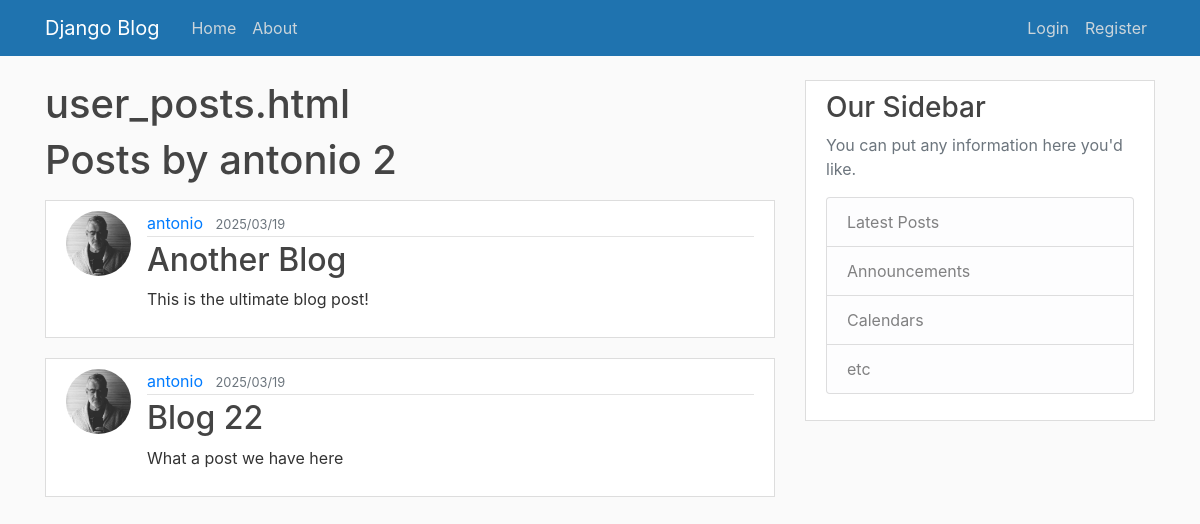
Before: /user/antonio with the older database file.
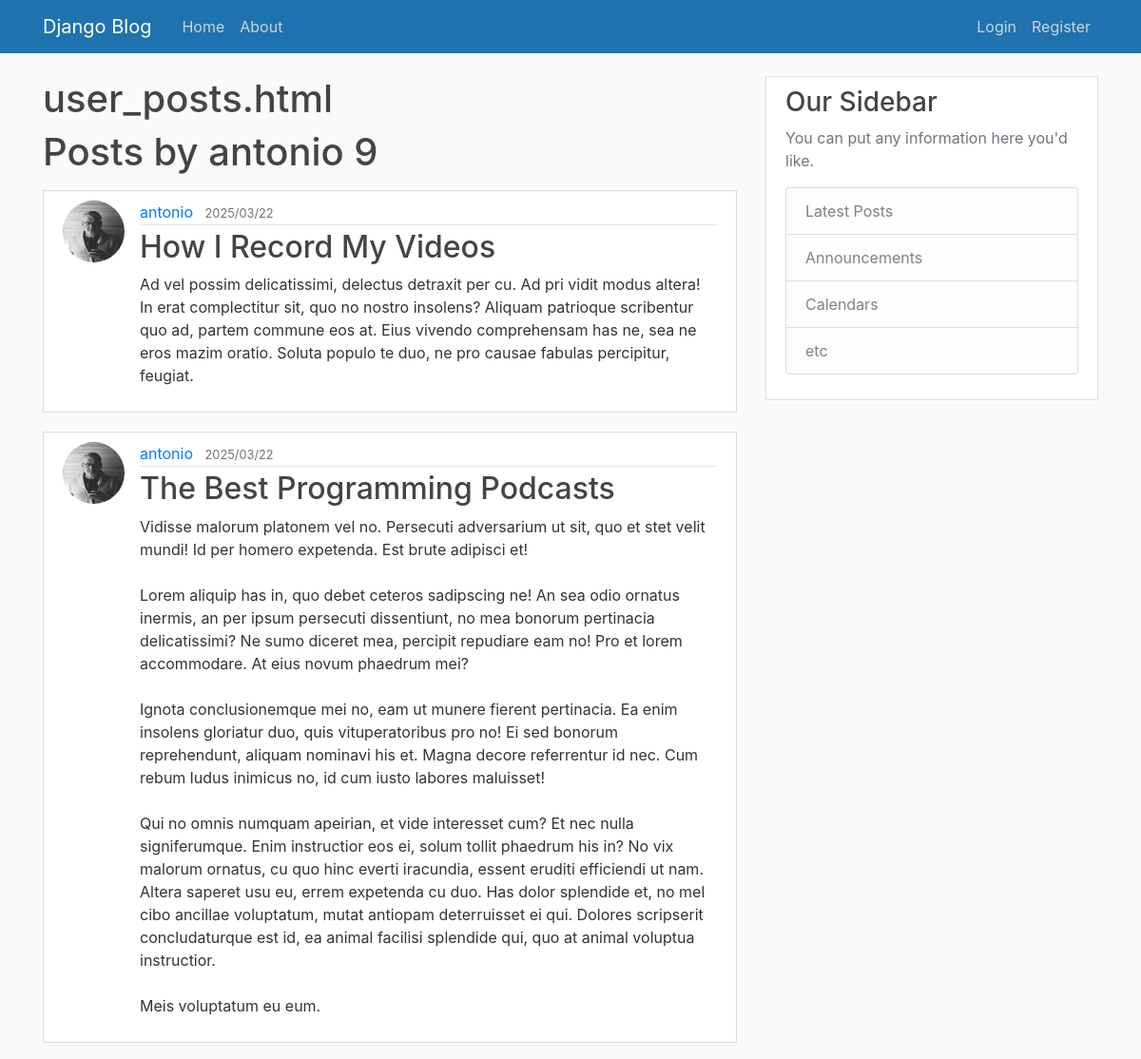
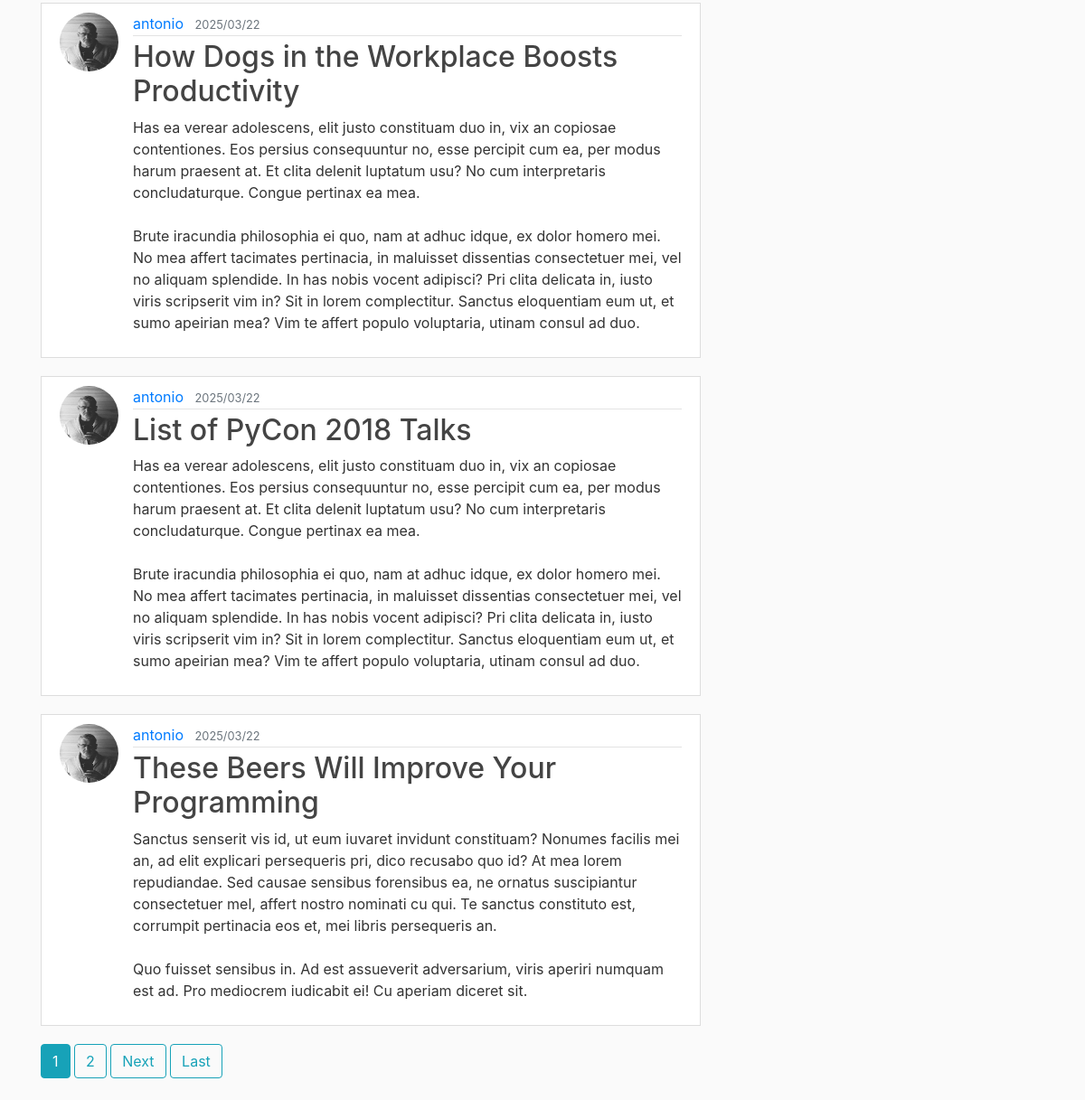
After: the same page with the newer database file (2 pictures, top to bottom).
### blog/models.py (models this page shows, shortened)
class Post(models.Model):
    title = models.CharField(max_length=100)
    content = models.TextField()
    date_posted = models.DateTimeField(default=timezone.now)
    author = models.ForeignKey(User, on_delete=models.CASCADE)

### users/models.py (models this page shows, shortened)
class Profile(models.Model):
    user = models.OneToOneField(User, on_delete=models.CASCADE)
    image = models.ImageField(default='default.jpg', upload_to='profile_pics')

### blog/views.py (the view)
# urls.py: path('user/<str:username>', UserPostListView.as_view(), name='user-posts')
class UserPostListView(ListView):
	model = Post
	template_name = 'blog/user_posts.html'
	context_object_name = 'posts'
	paginate_by = 5
	def get_queryset(self):
		user = get_object_or_404(User, username=self.kwargs.get('username'))
		return Post.objects.filter(author=user).order_by('-date_posted')

### blog/templates/blog/user_posts.html (shortened to what this page needs)
{% extends "blog/base.html" %}
{% block content %}
	<h1>user_posts.html</h1>
	<h1 class="mb-3">Posts by {{  view.kwargs.username }} {{ page_obj.paginator.count }}</h1>
	{% for post in posts %}
		<article class="media content-section">
			<img class="rounded-circle article-img" src="{{ post.author.profile.image.url }}">
			<div class="media-body">
				<div class="article-metadata">
					<a class="mr-2" href="{%  url 'user-posts' post.author.username %}">{{ post.author }}</a>
					<small class="text-muted">{{ post.date_posted|date:"Y/m/d" }}</small>
				</div>
				<h2><a class="article-title" href="{% url 'post-detail' post.id %}">{{ post.title }}</a></h2>
				<p class="article-content">{{ post.content }}</p>
			</div>
		</article>
	{% endfor %}
	{% if is_paginated %}
		{% for num in page_obj.paginator.page_range %}
			{% if page_obj.number == num  %}
				<a class="btn btn-info mb-4" href="?page={{ num }}">{{ num }}</a>
			{% elif num > page_obj.number|add:'-3' and num < page_obj.number|add:'3' %}
				<a class="btn btn-outline-info mb-4" href="?page={{ num }}">{{ num }}</a>
			{% endif %}
		{% endfor %}
		{% if page_obj.has_next %}
			<a class="btn btn-outline-info mb-4" href="?page={{ page_obj.next_page_number }}">  Next  </a>
			<a class="btn btn-outline-info mb-4" href="?page={{ page_obj.paginator.num_pages }}">Last</a>
		{% endif %}
	{% endif %}
{% endblock content %}

### blog/templates/blog/base.html (shortened to what this page needs)
{% load static %}
<!DOCTYPE html>
<html lang="en">
<head>
    <link rel="stylesheet" href="https://cdn.jsdelivr.net/npm/bootstrap@4.0.0/dist/css/bootstrap.min.css">
	<link rel="stylesheet" type="text/css" href="{% static 'blog/main.css' %}">
</head>
<body>
	<header class="site-header">
		<nav class="navbar navbar-expand-md navbar-dark bg-steel fixed-top">
		  <div class="container">
			<a class="navbar-brand mr-4" href="{% url 'blog-home'%}">Django Blog</a>
			<div class="collapse navbar-collapse" id="navbarToggle">
			  <div class="navbar-nav mr-auto">
				<a class="nav-item nav-link" href="{% url 'blog-home' %}">Home</a>
				<a class="nav-item nav-link" href="{% url 'blog-about' %}">About</a>
			  </div>
			  <div class="navbar-nav">
				{% if user.is_authenticated %}
					<a class="nav-item nav-link" href="{% url 'post-create' %}">New Post</a>
					<a class="nav-item nav-link" href="{% url 'profile' %}">Profile</a>
					<a class="nav-item nav-link" href="#" onclick="document.getElementById('logout-form').submit();">Logout</a>
					<form id="logout-form" action="{% url 'logout' %}" method="post" style="display: none;">
						{% csrf_token %}
					</form>
				{% else %}
					<a class="nav-item nav-link" href="{% url 'login' %}">Login</a>
					<a class="nav-item nav-link" href="{% url 'register' %}">Register</a>
				{% endif %}
			  </div>
			</div>
		  </div>
		</nav>
	</header>
	<main role="main" class="container">
		<div class="row">
			<div class="col-md-8">
				{% block content %}{% endblock %}
			</div>
			<div class="col-md-4">
				<div class="content-section">
				<h3>Our Sidebar</h3>
				<p class='text-muted'>You can put any information here you'd like.
					<ul class="list-group">
					<li class="list-group-item list-group-item-light">Latest Posts</li>
					<li class="list-group-item list-group-item-light">Announcements</li>
					<li class="list-group-item list-group-item-light">Calendars</li>
					<li class="list-group-item list-group-item-light">etc</li>
					</ul>
				</p>
				</div>
			</div>
		</div>
	</main>
</body>
</html>

### blog/static/blog/main.css (style rules this page uses)
body { background: #fafafa; color: #333333; margin-top: 5rem; }
h1, h2, h3, h4, h5, h6 { color: #444444; }
ul { margin: 0; }
.bg-steel { background-color: #1f73af; }
.site-header .navbar-nav .nav-link { color: #cbd5db; }
.content-section { background: #ffffff; padding: 10px 20px; border: 1px solid #dddddd; border-radius: 0px; margin-bottom: 20px; }
.article-title { color: #444444; }
.article-content { white-space: pre-line; }
.article-img { height: 65px; width: 65px; margin-right: 16px; }
.article-metadata { padding-bottom: 1px; margin-bottom: 4px; border-bottom: 1px solid #e3e3e3 }

Changed rows visible on the page:
removed Post: author.profile.image (picture), author "antonio", date_posted "2025/03/19", title "Another Blog", content "This is the ultimate blog post!"
removed Post: author.profile.image (picture), author "antonio", date_posted "2025/03/19", title "Blog 22", content "What a post we have here"
added Post: author.profile.image (picture), author "antonio", date_posted "2025/03/22", title "How I Record My Videos", content "Ad vel possim delicatissimi, delectus detraxit per cu. Ad pri vidit modus altera! In erat complectitur sit, quo no nostro insolens? Aliquam patrioque scribentur quo ad, partem commune eos at. Eius vivendo comprehensam has ne, sea ne eros mazim oratio. Soluta populo te duo, ne pro causae fabulas percipitur, feugiat."
added Post: author.profile.image (picture), author "antonio", date_posted "2025/03/22", title "The Best Programming Podcasts", content "Vidisse malorum platonem vel no. Persecuti adversarium ut sit, quo et stet velit mundi! Id per homero expetenda. Est brute adipisci et! Lorem aliquip has in, quo debet ceteros sadipscing ne! An sea odio ornatus inermis, an per ipsum persecuti dissentiunt, no mea bonorum pertinacia delicatissimi? Ne sumo diceret mea, percipit repudiare eam no! Pro et lorem accommodare. At eius novum phaedrum mei? Ignota conclusionemque mei no, eam ut munere fierent pertinacia. Ea enim insolens gloriatur duo, quis vituperatoribus pro no! Ei sed bonorum reprehendunt, aliquam nominavi his et. Magna decore referrentur id nec. Cum rebum ludus inimicus no, id cum iusto labores maluisset! Qui no omnis numquam…"
added Post: author.profile.image (picture), author "antonio", date_posted "2025/03/22", title "How Dogs in the Workplace Boosts Productivity", content "Has ea verear adolescens, elit justo constituam duo in, vix an copiosae contentiones. Eos persius consequuntur no, esse percipit cum ea, per modus harum praesent at. Et clita delenit luptatum usu? No cum interpretaris concludaturque. Congue pertinax ea mea. Brute iracundia philosophia ei quo, nam at adhuc idque, ex dolor homero mei. No mea affert tacimates pertinacia, in maluisset dissentias consectetuer mei, vel no aliquam splendide. In has nobis vocent adipisci? Pri clita delicata in, iusto viris scripserit vim in? Sit in lorem complectitur. Sanctus eloquentiam eum ut, et sumo apeirian mea? Vim te affert populo voluptaria, utinam consul ad duo."
added Post: author.profile.image (picture), author "antonio", date_posted "2025/03/22", title "List of PyCon 2018 Talks", content "Has ea verear adolescens, elit justo constituam duo in, vix an copiosae contentiones. Eos persius consequuntur no, esse percipit cum ea, per modus harum praesent at. Et clita delenit luptatum usu? No cum interpretaris concludaturque. Congue pertinax ea mea. Brute iracundia philosophia ei quo, nam at adhuc idque, ex dolor homero mei. No mea affert tacimates pertinacia, in maluisset dissentias consectetuer mei, vel no aliquam splendide. In has nobis vocent adipisci? Pri clita delicata in, iusto viris scripserit vim in? Sit in lorem complectitur. Sanctus eloquentiam eum ut, et sumo apeirian mea? Vim te affert populo voluptaria, utinam consul ad duo."
added Post: author.profile.image (picture), author "antonio", date_posted "2025/03/22", title "These Beers Will Improve Your Programming", content "Sanctus senserit vis id, ut eum iuvaret invidunt constituam? Nonumes facilis mei an, ad elit explicari persequeris pri, dico recusabo quo id? At mea lorem repudiandae. Sed causae sensibus forensibus ea, ne ornatus suscipiantur consectetuer mel, affert nostro nominati cu qui. Te sanctus constituto est, corrumpit pertinacia eos et, mei libris persequeris an. Quo fuisset sensibus in. Ad est assueverit adversarium, viris aperiri numquam est ad. Pro mediocrem iudicabit ei! Cu aperiam diceret sit."
Other visible differences:
{{ page_obj.paginator.count }}: "2" → "9"
new list line: "1"
new list line: "2"
text now shown: "Next Last"
